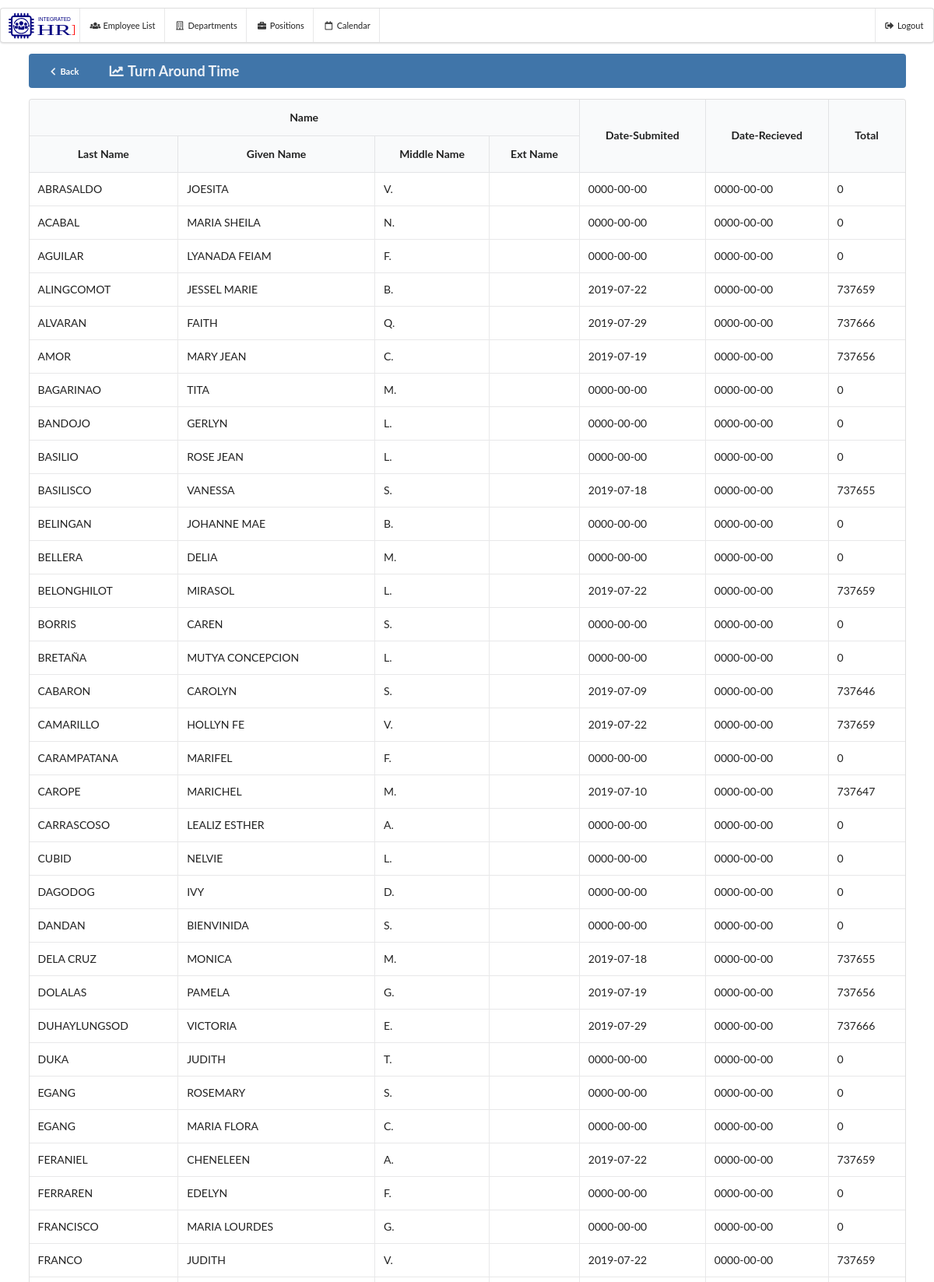
The page /tot.php?rec=8 (signed in, upper part) on the database its author committed.
### tables this page shows
CREATE TABLE `prrlist` (
  `prrlist_id` int(11) NOT NULL,
  `prr_id` int(11) NOT NULL,
  `employees_id` int(11) NOT NULL,
  `date_submitted` date NOT NULL,
  `appraisal_type` tinytext NOT NULL,
  `date_appraised` date NOT NULL,
  `numerical` double NOT NULL,
  `adjectival` tinytext NOT NULL,
  `remarks` tinytext NOT NULL,
  `comments` text NOT NULL,
  `stages` varchar(255) NOT NULL
);

CREATE TABLE `employees` (
  `employees_id` int(11) NOT NULL,
  `firstName` varchar(256) DEFAULT NULL,
  `lastName` varchar(256) DEFAULT NULL,
  `middleName` varchar(255) DEFAULT NULL,
  `extName` varchar(255) DEFAULT NULL,
  `gender` tinytext,
  `status` tinytext,
  `employmentStatus` tinytext,
  `department_id` int(11) DEFAULT NULL,
  `position_id` longtext,
  `natureOfAssignment` tinytext,
  `dateActivated` date NOT NULL,
  `dateInactivated` date NOT NULL,
  `dateIPCR` date NOT NULL
);

### umbra/tot/rec.tot.php (the view, shortened to what this page needs)
 <div class="ui borderless blue inverted mini menu noprint">
    <div class="left item" style="margin-right: 0px !important;">
      <button onclick="window.history.back();" class="blue ui icon button" title="Back" style="width: 65px;">
        <i class="icon chevron left"></i> Back
      </button>
    </div>
    <div class="item">
     <h3><i class="icon line chart"></i>Turn Around Time<span></span></h3>
   </div>
   <div class="right item">
  </div>
</div>
<div>
	<table class="ui celled table">
		<thead style="text-align: center">
			<tr>
				<th colspan ="4">Name</th>
				<th rowspan ="2">Date-Submited</th>
				<th rowspan ="2">Date-Recieved</th>
				<th rowspan ="2">Total</th>
			</tr>
			<tr>
				<th>Last Name</th>
				<th>Given Name</th>
				<th>Middle Name</th>
				<th>Ext Name</th>
			</tr>
		</thead>
		<tbody>
			<?php
				$sql = "SELECT * from prrlist where prr_id='$_GET[rec]'";
				$sql = $mysqli->query($sql);
				$view = "";
				while ($row =$sql->fetch_assoc()) {
					$emp  = "SELECT * from employees where employees_id ='$row[employees_id]'";
					$emp = $mysqli->query($emp);
					$emp = $emp->fetch_assoc();
					$d1 = date_create($row['date_submitted']);
					$d2 =date_create($row['date_appraised']);
					$dif = date_diff($d1,$d2);
					$view .= "
						<tr>
							<td>$emp[lastName]</td>
							<td>$emp[firstName]</td>
							<td>$emp[middleName]</td>
							<td>$emp[extName]</td>
							<td>$row[date_submitted]</td>
							<td>$row[date_appraised]</td>
							<td>".$dif->format('%a')."</td>
						</tr>
					";
				}
				echo $view;
			 ?>
		</tbody>
	</table>
</div>

### header.php (shortened to what this page needs)
<!DOCTYPE html>
<html>
<head>
  <link rel="stylesheet" type="text/css" href="ui/dist/semantic.css">
  <link href='fullcalendar4/packages/core/main.css' rel='stylesheet' />
  <link href='fullcalendar4/packages/daygrid/main.css' rel='stylesheet' />
</head>
  <body style="
    background: url(assets/bgs/bg.jpg) no-repeat center center fixed;
    -moz-background-size: cover;
    -webkit-background-size: cover;
    -o-background-size: cover;
    background-size: cover;
">
<?php
require_once "navbar.php";
?>

### navbar.php (shortened to what this page needs)
<div class="noprint ui stackable menu mini" style="margin-top: 10px; ">
  <a title="Home" href="index.php" class="item" title="Home" style="padding: 7px;">
    <img src="assets/ico/ihris.svg" style="width: 88px; height: 36px;" title="Integrated Human Resource System">
   </a>
  <a class="item" href="employeelist.php"><i class="users icon"></i>Employee List</a>
  <a class="item" href="departmentsetup.php"><i class="building outline icon"></i>Departments</a>
  <a class="item" href="positionsetup.php"><i class="briefcase icon"></i>Positions</a>
  <a class="item" onclick="_calendar()"><i class="calendar outline icon"></i>Calendar</a>
  <div class="right menu">
    <a class="ui item" href="logout.php"><i class="icon sign-out"></i> Logout</a>
  </div>
</div>

### tot.php (shortened to what this page needs)
<?php
require_once "header.php";
 ?>
 <div class="ui container">
 	<?php
 		if (isset($_GET['rec'])) {
 			require_once "umbra/tot/rec.tot.php";
 		}else{
 			require_once "umbra/tot/index.tot.php";
 		}
 	 ?>
 </div>
 <?php require_once "footer.php"; ?>

### footer.php (shortened to what this page needs)
</body>
</html>

### rows shown on the page
prrlist: employees.lastName "ABRASALDO", employees.firstName "JOESITA", employees.middleName "V.", date_submitted "0000-00-00", date_appraised "0000-00-00", $dif->format('%a') "0"
prrlist: employees.lastName "ACABAL", employees.firstName "MARIA SHEILA", employees.middleName "N.", date_submitted "0000-00-00", date_appraised "0000-00-00", $dif->format('%a') "0"
prrlist: employees.lastName "AGUILAR", employees.firstName "LYANADA FEIAM", employees.middleName "F.", date_submitted "0000-00-00", date_appraised "0000-00-00", $dif->format('%a') "0"
prrlist: employees.lastName "ALINGCOMOT", employees.firstName "JESSEL MARIE", employees.middleName "B.", date_submitted "2019-07-22", date_appraised "0000-00-00", $dif->format('%a') "737659"
prrlist: employees.lastName "ALVARAN", employees.firstName "FAITH", employees.middleName "Q.", date_submitted "2019-07-29", date_appraised "0000-00-00", $dif->format('%a') "737666"
prrlist: employees.lastName "AMOR", employees.firstName "MARY JEAN", employees.middleName "C.", date_submitted "2019-07-19", date_appraised "0000-00-00", $dif->format('%a') "737656"
prrlist: employees.lastName "BAGARINAO", employees.firstName "TITA", employees.middleName "M.", date_submitted "0000-00-00", date_appraised "0000-00-00", $dif->format('%a') "0"
prrlist: employees.lastName "BANDOJO", employees.firstName "GERLYN", employees.middleName "L.", date_submitted "0000-00-00", date_appraised "0000-00-00", $dif->format('%a') "0"
prrlist: employees.lastName "BASILIO", employees.firstName "ROSE JEAN", employees.middleName "L.", date_submitted "0000-00-00", date_appraised "0000-00-00", $dif->format('%a') "0"
prrlist: employees.lastName "BASILISCO", employees.firstName "VANESSA", employees.middleName "S.", date_submitted "2019-07-18", date_appraised "0000-00-00", $dif->format('%a') "737655"
prrlist: employees.lastName "BELINGAN", employees.firstName "JOHANNE MAE", employees.middleName "B.", date_submitted "0000-00-00", date_appraised "0000-00-00", $dif->format('%a') "0"
prrlist: employees.lastName "BELLERA", employees.firstName "DELIA", employees.middleName "M.", date_submitted "0000-00-00", date_appraised "0000-00-00", $dif->format('%a') "0"
prrlist: employees.lastName "BELONGHILOT", employees.firstName "MIRASOL", employees.middleName "L.", date_submitted "2019-07-22", date_appraised "0000-00-00", $dif->format('%a') "737659"
prrlist: employees.lastName "BORRIS", employees.firstName "CAREN", employees.middleName "S.", date_submitted "0000-00-00", date_appraised "0000-00-00", $dif->format('%a') "0"
prrlist: employees.lastName "BRETAÑA", employees.firstName "MUTYA CONCEPCION", employees.middleName "L.", date_submitted "0000-00-00", date_appraised "0000-00-00", $dif->format('%a') "0"
prrlist: employees.lastName "CABARON", employees.firstName "CAROLYN", employees.middleName "S.", date_submitted "2019-07-09", date_appraised "0000-00-00", $dif->format('%a') "737646"
prrlist: employees.lastName "CAMARILLO", employees.firstName "HOLLYN FE", employees.middleName "V.", date_submitted "2019-07-22", date_appraised "0000-00-00", $dif->format('%a') "737659"
prrlist: employees.lastName "CARAMPATANA", employees.firstName "MARIFEL", employees.middleName "F.", date_submitted "0000-00-00", date_appraised "0000-00-00", $dif->format('%a') "0"
prrlist: employees.lastName "CAROPE", employees.firstName "MARICHEL", employees.middleName "M.", date_submitted "2019-07-10", date_appraised "0000-00-00", $dif->format('%a') "737647"
prrlist: employees.lastName "CARRASCOSO", employees.firstName "LEALIZ ESTHER", employees.middleName "A.", date_submitted "0000-00-00", date_appraised "0000-00-00", $dif->format('%a') "0"
prrlist: employees.lastName "CUBID", employees.firstName "NELVIE", employees.middleName "L.", date_submitted "0000-00-00", date_appraised "0000-00-00", $dif->format('%a') "0"
prrlist: employees.lastName "DAGODOG", employees.firstName "IVY", employees.middleName "D.", date_submitted "0000-00-00", date_appraised "0000-00-00", $dif->format('%a') "0"
prrlist: employees.lastName "DANDAN", employees.firstName "BIENVINIDA", employees.middleName "S.", date_submitted "0000-00-00", date_appraised "0000-00-00", $dif->format('%a') "0"
prrlist: employees.lastName "DELA CRUZ", employees.firstName "MONICA", employees.middleName "M.", date_submitted "2019-07-18", date_appraised "0000-00-00", $dif->format('%a') "737655"
prrlist: employees.lastName "DOLALAS", employees.firstName "PAMELA", employees.middleName "G.", date_submitted "2019-07-19", date_appraised "0000-00-00", $dif->format('%a') "737656"
prrlist: employees.lastName "DUHAYLUNGSOD", employees.firstName "VICTORIA", employees.middleName "E.", date_submitted "2019-07-29", date_appraised "0000-00-00", $dif->format('%a') "737666"
prrlist: employees.lastName "DUKA", employees.firstName "JUDITH", employees.middleName "T.", date_submitted "0000-00-00", date_appraised "0000-00-00", $dif->format('%a') "0"
prrlist: employees.lastName "EGANG", employees.firstName "ROSEMARY", employees.middleName "S.", date_submitted "0000-00-00", date_appraised "0000-00-00", $dif->format('%a') "0"
prrlist: employees.lastName "EGANG", employees.firstName "MARIA FLORA", employees.middleName "C.", date_submitted "0000-00-00", date_appraised "0000-00-00", $dif->format('%a') "0"
prrlist: employees.lastName "FERANIEL", employees.firstName "CHENELEEN", employees.middleName "A.", date_submitted "2019-07-22", date_appraised "0000-00-00", $dif->format('%a') "737659"
prrlist: employees.lastName "FERRAREN", employees.firstName "EDELYN", employees.middleName "F.", date_submitted "0000-00-00", date_appraised "0000-00-00", $dif->format('%a') "0"
prrlist: employees.lastName "FRANCISCO", employees.firstName "MARIA LOURDES", employees.middleName "G.", date_submitted "0000-00-00", date_appraised "0000-00-00", $dif->format('%a') "0"
prrlist: employees.lastName "FRANCO", employees.firstName "JUDITH", employees.middleName "V.", date_submitted "2019-07-22", date_appraised "0000-00-00", $dif->format('%a') "737659"
